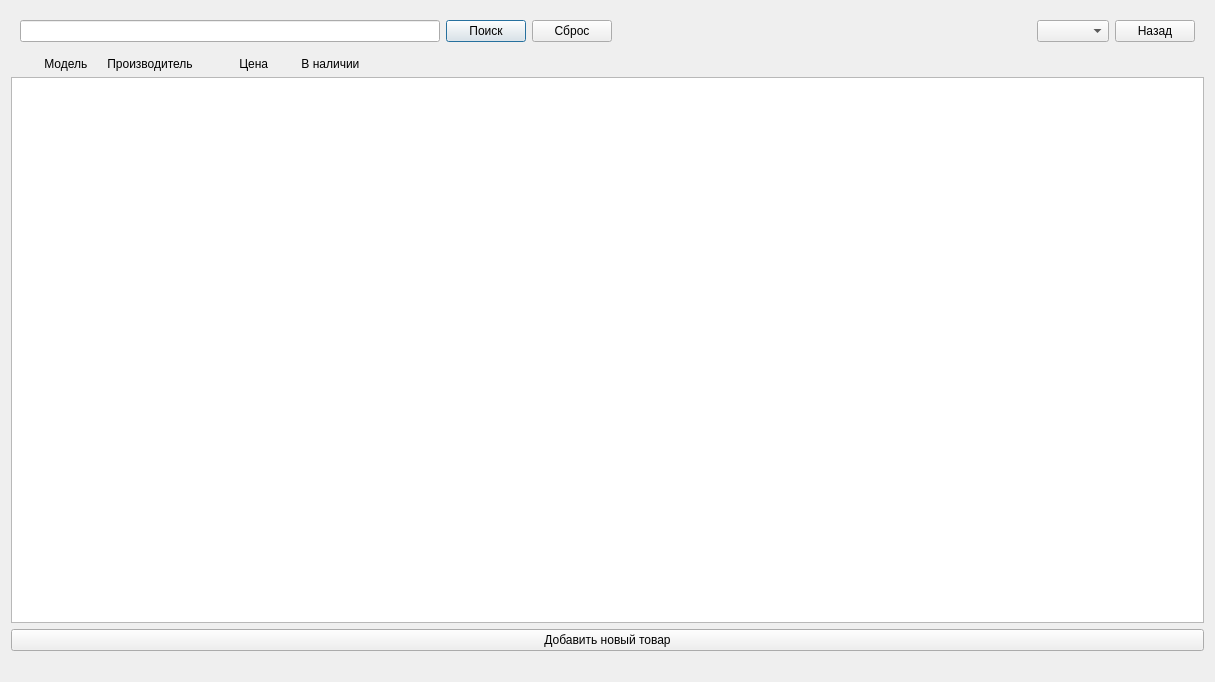
<?xml version="1.0" encoding="UTF-8"?>
<ui version="4.0">
 <class>ProductManager</class>
 <widget class="QDialog" name="ProductManager">
  <property name="geometry">
   <rect>
    <x>0</x>
    <y>0</y>
    <width>1215</width>
    <height>682</height>
   </rect>
  </property>
  <property name="windowTitle">
   <string>Dialog</string>
  </property>
  <layout class="QVBoxLayout" name="verticalLayout">
   <item>
    <widget class="QWidget" name="widget" native="true">
     <layout class="QHBoxLayout" name="horizontalLayout">
      <item>
       <widget class="QLineEdit" name="searchLe"/>
      </item>
      <item>
       <widget class="QPushButton" name="searchBtn">
        <property name="text">
         <string>Поиск</string>
        </property>
       </widget>
      </item>
      <item>
       <widget class="QPushButton" name="clearBtn">
        <property name="text">
         <string>Сброс</string>
        </property>
       </widget>
      </item>
      <item>
       <spacer name="horizontalSpacer">
        <property name="orientation">
         <enum>Qt::Horizontal</enum>
        </property>
        <property name="sizeHint" stdset="0">
         <size>
          <width>40</width>
          <height>20</height>
         </size>
        </property>
       </spacer>
      </item>
      <item>
       <widget class="QComboBox" name="comboBox"/>
      </item>
      <item>
       <widget class="QPushButton" name="backBtn">
        <property name="text">
         <string>Назад</string>
        </property>
       </widget>
      </item>
     </layout>
    </widget>
   </item>
   <item>
    <widget class="QLabel" name="label">
     <property name="text">
      <string>          Модель      Производитель              Цена          В наличии</string>
     </property>
    </widget>
   </item>
   <item>
    <widget class="QListWidget" name="productList"/>
   </item>
   <item>
    <widget class="QPushButton" name="addBtn">
     <property name="text">
      <string>Добавить новый товар</string>
     </property>
    </widget>
   </item>
   <item>
    <widget class="QLabel" name="productCount">
     <property name="text">
      <string/>
     </property>
    </widget>
   </item>
  </layout>
 </widget>
 <resources/>
 <connections/>
</ui>
